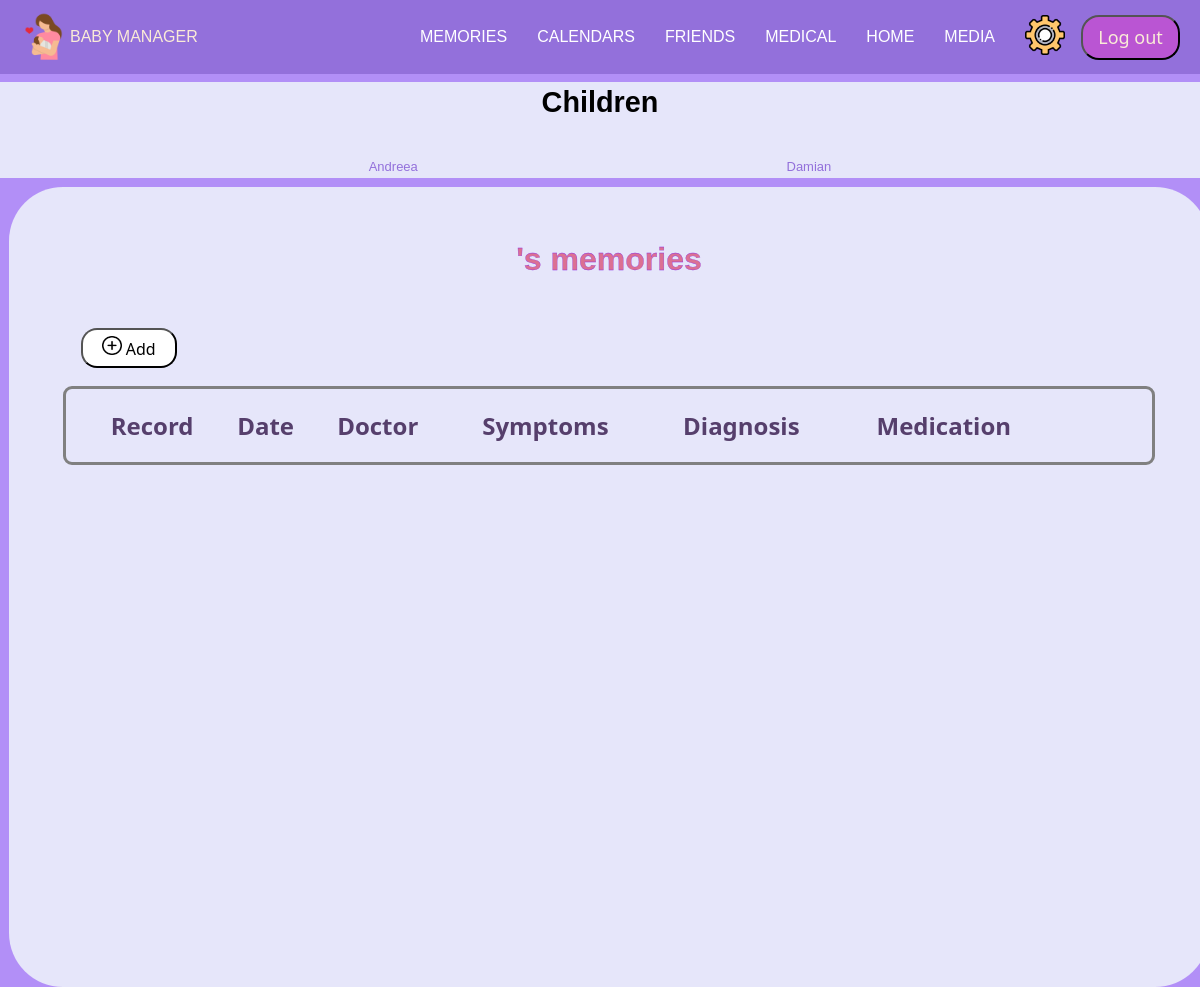
Page /Medical/Medical-child.php (signed in) on the earlier database version.
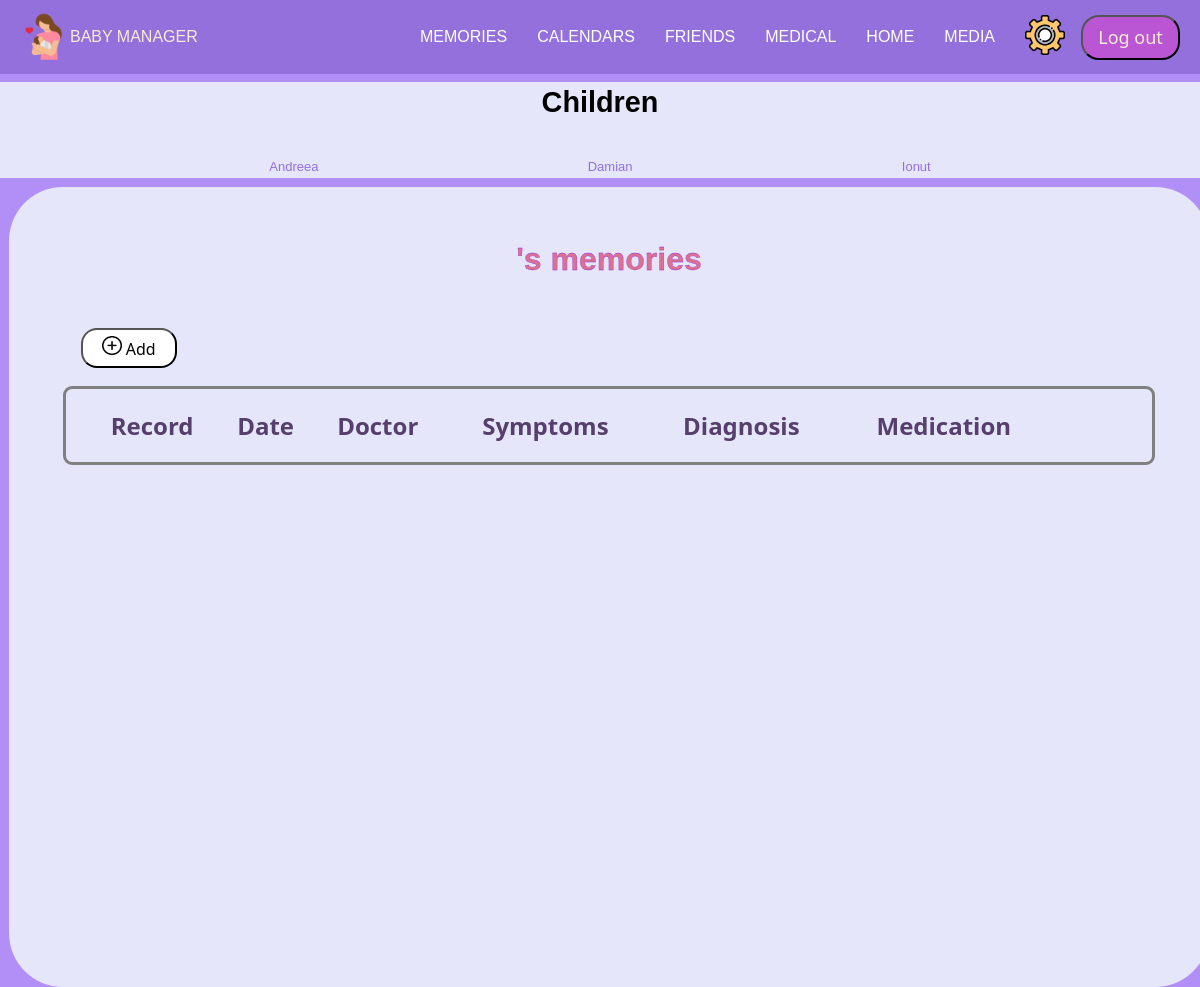
Same page on the later database version.
### tables this page shows
CREATE TABLE `child` (
  `id` int(11) NOT NULL,
  `id_parent` int(11) NOT NULL,
  `firstname` varchar(200) NOT NULL,
  `lastname` varchar(200) NOT NULL,
  `birthday` date NOT NULL,
  `gender` varchar(50) NOT NULL
);

### Medical/leftbar-medical.php (the view)
<?php
    $user_id = $_SESSION["id"];
    $sql2= mysqli_query($mysql, "SELECT * FROM child where id_parent='$user_id'");
?>
<div class="leftbar">
    <h2>Children</h2>
    <ul class="choose-child">
        <?php
            while ($row = mysqli_fetch_assoc($sql2)) {
                $child_name = $row['firstname'];
                $child_id = $row['id'];
        ?>
            <li> <a href="Medical-child.php?id=<?php echo $child_id; ?>" class="child"> <?php echo $child_name; ?> </a> </li>
        <?php
            }
        ?>
    </ul>
 </div>

Differences in the rows shown:
added child: firstname "Ionut"
